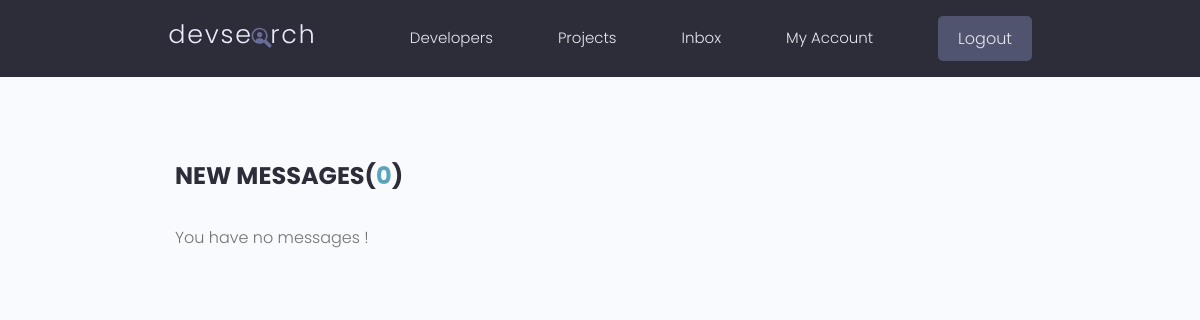
Page /inbox/ (signed in) on the earlier database version.
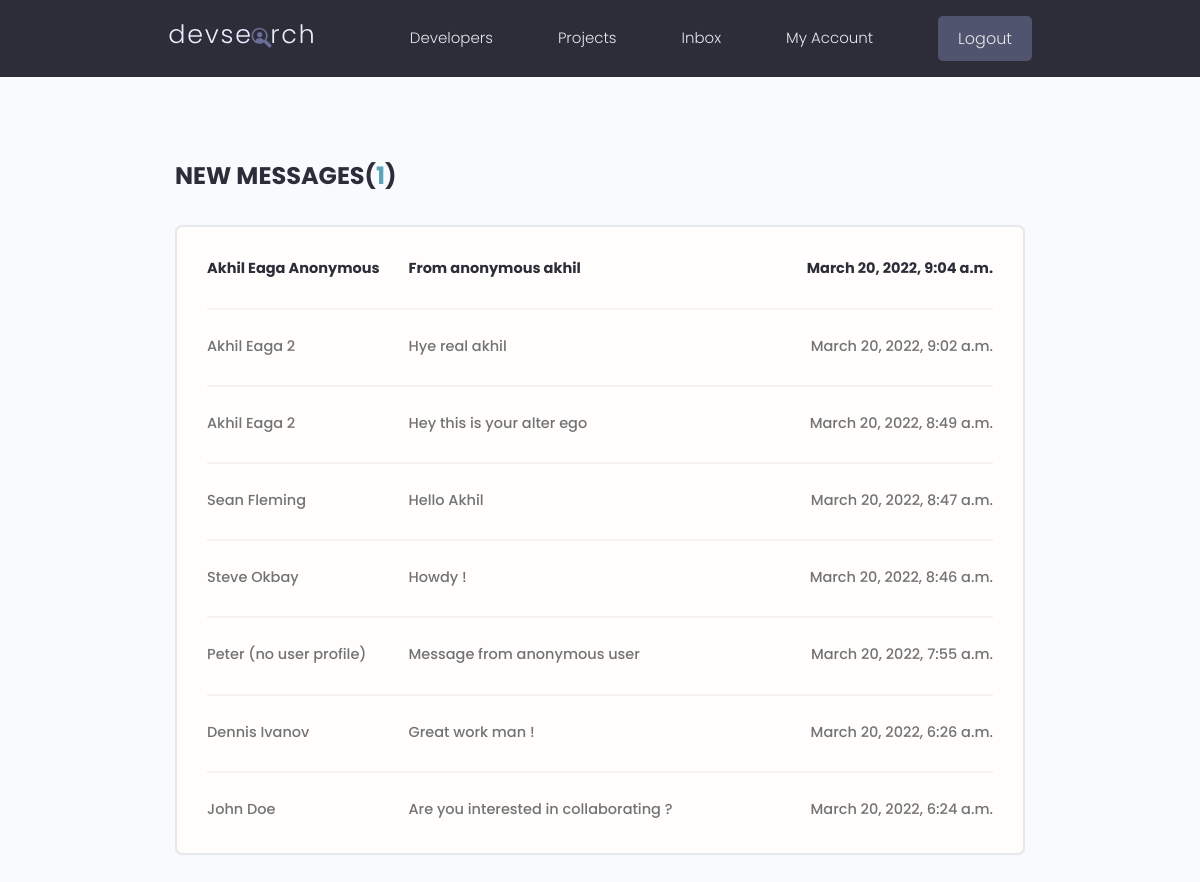
Same page on the later database version.
### users/models.py (models this page shows, shortened)
class Message(models.Model):
    sender = models.ForeignKey(Profile, on_delete=models.SET_NULL, null=True, blank=True)
    recipient = models.ForeignKey(Profile, on_delete=models.SET_NULL, null=True, blank=True, related_name="messages")
    name = models.CharField(max_length=200, null=True, blank=True)
    email = models.EmailField(max_length=200, null=True, blank=True)
    subject = models.CharField(max_length=200, null=True, blank=True)
    body = models.TextField(max_length=1000, null=True) # we dont a blank message, so did not set blank=True
    is_read = models.BooleanField(default=False, null=True) # represents whether the message is read or not
    created = models.DateTimeField(auto_now_add=True)
    id = models.UUIDField(default=uuid.uuid4, unique=True, primary_key=True, editable=False)
    class Meta:
        ordering = ['is_read', '-created']

### users/views.py (the view)
# urls.py: path('inbox/', views.inbox, name="inbox"),
@login_required(login_url='login')
def inbox(request):
    profile = request.user.profile
    messageRequests = profile.messages.all()
    unreadCount = messageRequests.filter(is_read=False).count()
    context = {
        'messageRequests': messageRequests,
        'unreadCount': unreadCount
    }
    return render(request, 'users/inbox.html', context)

### users/templates/users/inbox.html
{% extends 'main.html' %}
{% block content %}
<main class="inbox my-xl">
  <div class="content-box">
    <h3 class="inbox__title">New Messages(<span>{{unreadCount}}</span>)</h3>
    {% if messageRequests.count == 0%}
    <p>You have no messages !</p>
    {% else %}
    <ul class="messages">
      {% for message in messageRequests %}
      {% if message.is_read == False %}
      <li class="message message--unread">
        {% else %}
      <li class="message">
        {% endif %}
        <a href="{% url 'message' message.id %}">
          <span class=" message__author">{{ message.name }}</span>
          <span class="message__subject">{{message.subject}}</span>
          <span class="message__date">{{message.created}}</span>
        </a>
      </li>
      {% endfor %}
      {% endif %}
    </ul>
  </div>
</main>
{% endblock content %}

Differences in the rows shown:
added Message: name "Akhil Eaga Anonymous", subject "From anonymous akhil", created "March 20, 2022, 9:04 a.m."
added Message: name "Akhil Eaga 2", subject "Hye real akhil", created "March 20, 2022, 9:02 a.m."
added Message: name "Akhil Eaga 2", subject "Hey this is your alter ego", created "March 20, 2022, 8:49 a.m."
added Message: name "Sean Fleming", subject "Hello Akhil", created "March 20, 2022, 8:47 a.m."
added Message: name "Steve Okbay", subject "Howdy !", created "March 20, 2022, 8:46 a.m."
added Message: name "Peter (no user profile)", subject "Message from anonymous user", created "March 20, 2022, 7:55 a.m."
added Message: name "Dennis Ivanov", subject "Great work man !", created "March 20, 2022, 6:26 a.m."
added Message: name "John Doe", subject "Are you interested in collaborating ?", created "March 20, 2022, 6:24 a.m."
Other differences:
{{ unreadCount }}: "0" → "1"
text no longer shown: "You have no messages !"
